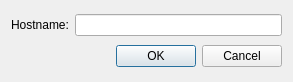
<?xml version="1.0" encoding="UTF-8"?>
<ui version="4.0">
 <class>Dialog</class>
 <widget class="QDialog" name="Dialog">
  <property name="geometry">
   <rect>
    <x>0</x>
    <y>0</y>
    <width>293</width>
    <height>82</height>
   </rect>
  </property>
  <property name="windowTitle">
   <string>New Host Name</string>
  </property>
  <layout class="QGridLayout" name="gridLayout">
   <item row="0" column="0">
    <widget class="QLabel" name="label">
     <property name="text">
      <string>Hostname:</string>
     </property>
    </widget>
   </item>
   <item row="0" column="1">
    <widget class="QLineEdit" name="hostname"/>
   </item>
   <item row="1" column="0" colspan="2">
    <widget class="QDialogButtonBox" name="buttonBox">
     <property name="orientation">
      <enum>Qt::Horizontal</enum>
     </property>
     <property name="standardButtons">
      <set>QDialogButtonBox::Cancel|QDialogButtonBox::Ok</set>
     </property>
    </widget>
   </item>
  </layout>
 </widget>
 <resources/>
 <connections>
  <connection>
   <sender>buttonBox</sender>
   <signal>accepted()</signal>
   <receiver>Dialog</receiver>
   <slot>accept()</slot>
   <hints>
    <hint type="sourcelabel">
     <x>248</x>
     <y>254</y>
    </hint>
    <hint type="destinationlabel">
     <x>157</x>
     <y>274</y>
    </hint>
   </hints>
  </connection>
  <connection>
   <sender>buttonBox</sender>
   <signal>rejected()</signal>
   <receiver>Dialog</receiver>
   <slot>reject()</slot>
   <hints>
    <hint type="sourcelabel">
     <x>316</x>
     <y>260</y>
    </hint>
    <hint type="destinationlabel">
     <x>286</x>
     <y>274</y>
    </hint>
   </hints>
  </connection>
 </connections>
</ui>
